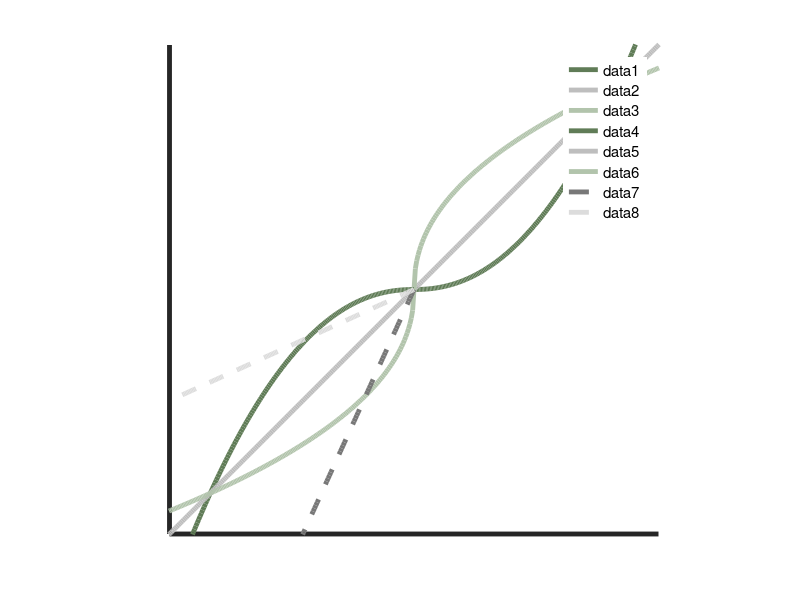

Source code (MATLAB): (Note: this script raises an error after producing the figure.)
clear;clc;rng('Shuffle');



eqa_color = [190/255, 190/255, 190/255];
larg_color = [96/255, 124/255, 87/255];
smal_color = [178/255, 196/255, 172/255];

c = {larg_color,eqa_color,smal_color};

figure;set(gcf,'Color','white');

x = linspace(0, 2, 300);
a_values = [2.2, 1, 1/2.2];
lambda = [2.2,1/2.2];

for i = 1:length(a_values)
    a = a_values(i);
    y = x.^a; % 计算y值
    plot(x, y, 'LineWidth',3.5,'color',c{i}) ; % 绘制曲线
    hold on; % 保持当前图形，以便在同一图上绘制下一条曲线
end

x = -x;
for i = 1:length(a_values)
    a = a_values(i);
    y = -(-x).^a; % 计算y值
    plot(x, y, 'LineWidth',3.5,'color',c{i}) ; % 绘制曲线
    hold on; % 保持当前图形，以便在同一图上绘制下一条曲线
end

larg_color = [120/255, 120/255, 120/255]; 
smal_color = [220/255, 220/255, 220/255];
c = {larg_color,smal_color};
for i = 1:length(lambda)
    l = lambda(i);
    y = -l*(-x); % 计算y值
    plot(x, y, '--', 'LineWidth',3.5,'color',c{i}) ; % 绘制曲线
    hold on; % 保持当前图形，以便在同一图上绘制下一条曲线
end

pbaspect([4 4 1])
hold off

% 绘制 x 轴和 y 轴
ylim([-1.2 1.2]);xlim([-1.2 1.2]);
xticks([]);
yticks([]);

legend('Box','off','Location','best');
ax = gca;
set(ax,'box','off','linewidth', 3.5, 'fontsize', 12 ,'fontname', 'Arial'...
        ,'TickDir','out','TickLength',[0.05 0]);
ax.Layer = 'top';
ax.XAxisLocation = 'origin'; % 设置 x 轴在原点
ax.YAxisLocation = 'origin'; % 设置 y 轴在原点